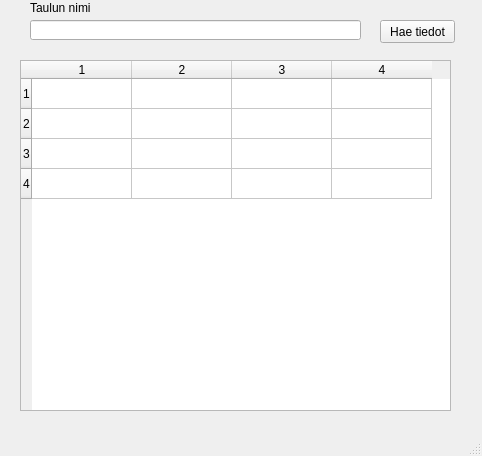
<?xml version="1.0" encoding="UTF-8"?>
<ui version="4.0">
 <class>MainWindow</class>
 <widget class="QMainWindow" name="MainWindow">
  <property name="geometry">
   <rect>
    <x>0</x>
    <y>0</y>
    <width>482</width>
    <height>456</height>
   </rect>
  </property>
  <property name="windowTitle">
   <string>MainWindow</string>
  </property>
  <widget class="QWidget" name="centralwidget">
   <widget class="QTableWidget" name="tableWidget">
    <property name="geometry">
     <rect>
      <x>20</x>
      <y>60</y>
      <width>431</width>
      <height>351</height>
     </rect>
    </property>
    <property name="rowCount">
     <number>4</number>
    </property>
    <property name="columnCount">
     <number>4</number>
    </property>
    <row/>
    <row/>
    <row/>
    <row/>
    <column/>
    <column/>
    <column/>
    <column/>
   </widget>
   <widget class="QPushButton" name="getDataPushButton">
    <property name="geometry">
     <rect>
      <x>380</x>
      <y>20</y>
      <width>75</width>
      <height>23</height>
     </rect>
    </property>
    <property name="text">
     <string>Hae tiedot</string>
    </property>
   </widget>
   <widget class="QLineEdit" name="tableNameLineEdit">
    <property name="geometry">
     <rect>
      <x>30</x>
      <y>20</y>
      <width>331</width>
      <height>20</height>
     </rect>
    </property>
   </widget>
   <widget class="QLabel" name="label">
    <property name="geometry">
     <rect>
      <x>30</x>
      <y>0</y>
      <width>71</width>
      <height>16</height>
     </rect>
    </property>
    <property name="text">
     <string>Taulun nimi</string>
    </property>
   </widget>
  </widget>
  <widget class="QMenuBar" name="menubar">
   <property name="geometry">
    <rect>
     <x>0</x>
     <y>0</y>
     <width>482</width>
     <height>21</height>
    </rect>
   </property>
  </widget>
  <widget class="QStatusBar" name="statusbar"/>
 </widget>
 <resources/>
 <connections/>
</ui>
